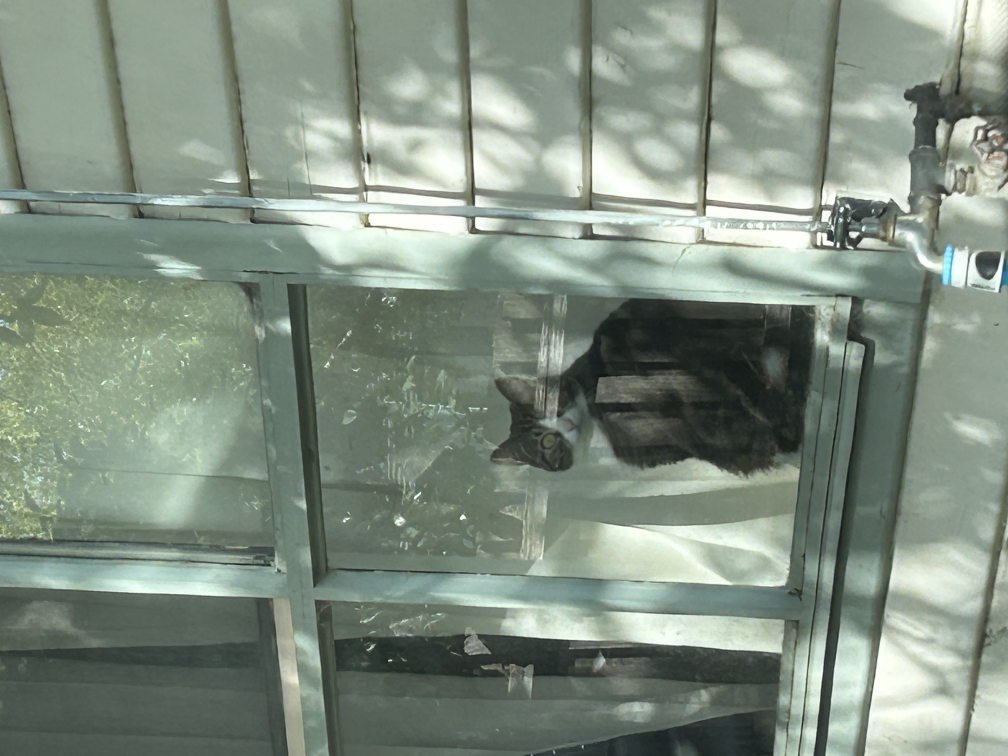
#> input picture cat_window.JPG, 4032 x 3024 px, given in place of cat_window.PNG, which was not available (shown at 1/4 size)
$ jupyter execute FinalCodingProject.ipynb   (shell and % lines are left out)
#> lines starting #> are read from the running program, lines starting #| are printed output that depends on the picture; long printed decimals are rounded; pictures that were not available may be replaced by others from this repository, and a replacement may not be noted
[cell 1]
#MIPS Computer Literacy Bootcamp: Coding project
# This code was written supported by OpenAI's GPT-3.5 model

# Install missing packages

#import necessary libraries
from PIL import Image # Pillow for image processing (opening, resizing, saving images)
import numpy as np
import matplotlib.pyplot as plt
from scipy.ndimage import gaussian_filter # Gaussian filter for blurring
from scipy import ndimage, stats

# Convert to requirements ( 500x500 pixel image, 8bit/greyscale)
original_image = Image.open('cat_window.PNG').convert('L') # Convert to grayscale
original_image = original_image.resize((500, 500)) # Resize to 500x500
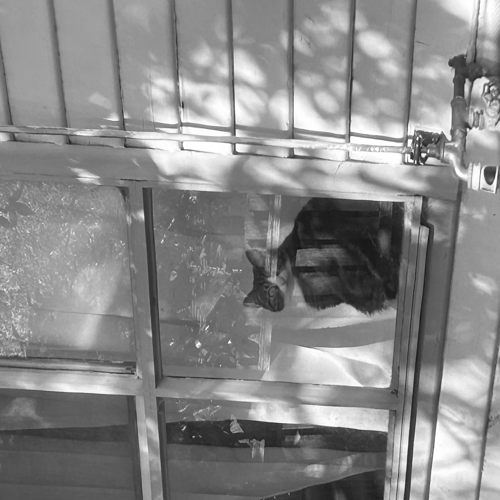
#> original_image: PIL image 500x500 L; min 17, max 255, mean 136.7
original_image = np.array(original_image) # Convert to numpy array to process and analyse image data

plt.imshow(original_image, cmap='gray') # Display the original image in grayscale
plt.title('Original image') # Title for the original image before blurring
plt.axis('off') # Hide axes
plt.show() # Display the original image

# Apply Gaussian blurring
blurred_image = ndimage.gaussian_filter(original_image, sigma=2) # Apply Gaussian filter with sigma=2 for blurring
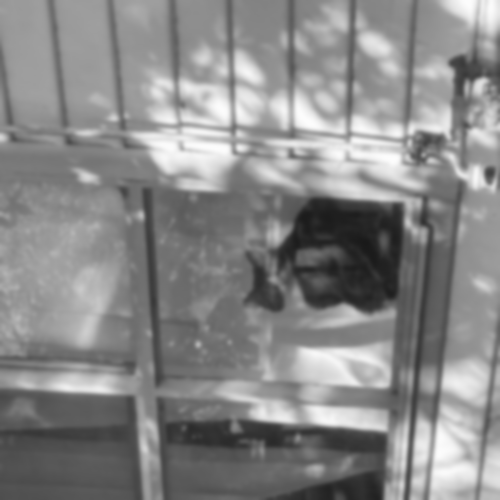
#> blurred_image: shape (500, 500); min 25, max 253, mean 135.7

plt.imshow(blurred_image, cmap='gray') # Display the blurred image in grayscale
plt.title('Blurred Image') # Title for the blurred image
plt.axis('off') # Hide axes
plt.show() # Display the blurred image

#Histogram of Original vs Blurred
plt.figure(figsize = (10, 5)) # Set figure size for the histogram to be produced

#Histogram for original image
hist_orig, bins_orig = np.histogram(original_image.flatten(), bins=256, range=[0, 256])
#> hist_orig = 256 values, max 3403 at index 156, min 0 at index 0, mean 976.6; bins_orig = 257 values from 0 to 256
plt.plot(hist_orig, label='original', color='blue') #Sets the legend for the original image histogram

#Histogram for blurred image
hist_blur, bins_blur = np.histogram(blurred_image. flatten(), bins= 256, range= [0, 256])
#> hist_blur = 256 values, max 3581 at index 155, min 0 at index 0, mean 976.6; bins_blur = 257 values from 0 to 256
plt.plot(hist_blur, label= 'blurred', color= 'red') #Sets the legend for the blurred image histogram

plt.legend() # Add legend to the histogram
plt.title('Histogram of Original vs Blurred Image')
plt.xlabel('Pixel Intensity') # X-axis label for pixel intensity
plt.ylabel('Frequency') # Label for the y-axis
plt.grid(True) # Add grid to the histogram
plt.show() # Display the histogram
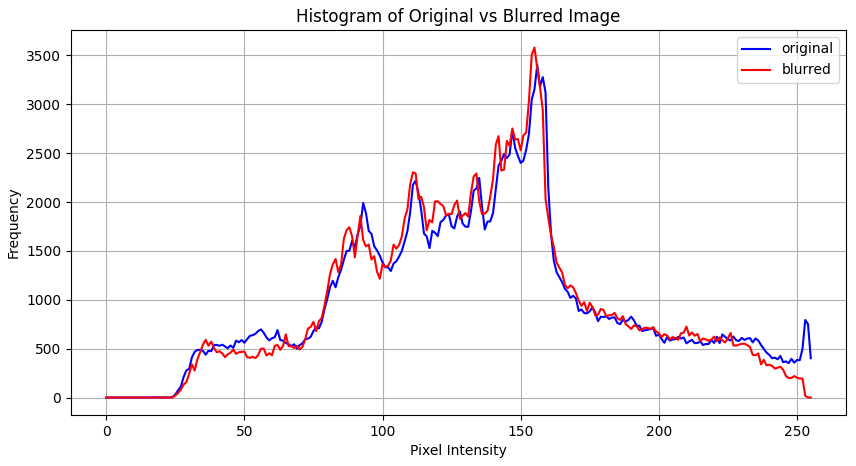
#> figure drawn by matplotlib, 1 panel; curve peaks at x = 156, y = 3403; curve peaks at x = 155, y = 3581

# Statistical comparison using Kolomogorov-Smirnov test (from Scipy stats) for statistical different between histograms
ks_statistic, p_value = stats.ks_2samp(hist_orig, hist_blur)
#> ks_statistic = 0.117; p_value = 0.0594
print( "=== statistical analyis (Kolmogorov-Smirnov test) ===")
print(f"Kolmogorov-Smirnov Statistic: {ks_statistic}, P-value: {p_value}")
#| Kolmogorov-Smirnov Statistic: 0.1172, P-value: 0.05939
if p_value < 0.05:
    print("The two histograms are significantly different.")
else:
    print("The two histograms are not significantly different.")

# Save the blurred image
blurred_image = Image.fromarray(blurred_image) # Convert numpy array back to PIL image
blurred_image.save('blurred_cat_window.png') # Save the blurred image


# Downscale to 250 x 250
downscale_image = Image.fromarray(original_image).resize((250, 250))
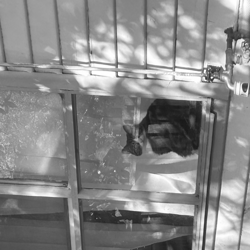
#> downscale_image: PIL image 250x250 L; min 24, max 255, mean 136.8
downscale_image.save('downscaled_blurred_cat_window.png') # Save the downscaled image

plt.imshow(np.array(downscale_image), cmap='gray') # Display the downscaled image in grayscale
plt.title('Downscaled Image') # Title for the downscaled image
plt.axis('off') # Hide axes
plt.show() # Display the downscaled image

# Print confirmation of saved images
print( "Image saved: 'blurred_cat_window.png' and 'downscaled_blurred_cat_window.png'")
